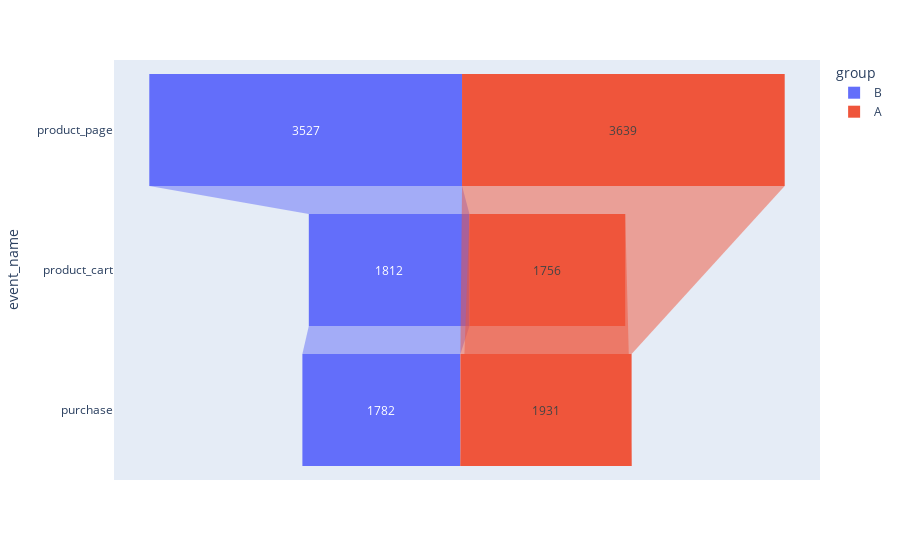

Notebook code cell kept with this figure:
### Markdown cell above
Conclusion: share of users who make the entire journey from their first event to payment is around 9% , but since the sequence is ununified it doesn't say much..
Yet, even users who preformed 2 events are 40%

### Code cell
# Use the event funnel to find the share of users that proceed from each stage to the next. 
funnel_by_groups=[]
for i in df_no_login.group.unique():
    group=df_no_login[df_no_login.group==i].groupby(['event_name','group'])['user_id'].nunique().reset_index().sort_values(by='user_id',ascending=False)
    display(group)
    funnel_by_groups.append(group)



# Adjust data to use plotly funnel split by group
funnel_by_groups=pd.concat(funnel_by_groups)
display(funnel_by_groups)


# Build visulization to see how the funnel and data varies in the 3 groups (the stages varies across 3 groups)
fig=px.funnel(funnel_by_groups,x='user_id',y='event_name',color='group')
fig.show()

### Figure 1 — Plotly figure (JSON) as saved in the notebook; plotly's stock layout.template omitted (floating-point values rounded to 4 significant figures)
{"data": [{"hovertemplate": "group=B<br>user_id=%{x}<br>event_name=%{y}<extra></extra>", "legendgroup": "B", "marker": {"color": "#636efa"}, "name": "B", "orientation": "h", "showlegend": true, "type": "funnel", "x": [3527, 1812, 1782], "xaxis": "x", "y": ["product_page", "product_cart", "purchase"], "yaxis": "y"}, {"hovertemplate": "group=A<br>user_id=%{x}<br>event_name=%{y}<extra></extra>", "legendgroup": "A", "marker": {"color": "#EF553B"}, "name": "A", "orientation": "h", "showlegend": true, "type": "funnel", "x": [3639, 1931, 1756], "xaxis": "x", "y": ["product_page", "purchase", "product_cart"], "yaxis": "y"}], "layout": {"legend": {"title": {"text": "group"}, "tracegroupgap": 0}, "margin": {"t": 60}, "xaxis": {"anchor": "y", "domain": [0, 1], "title": {"text": "user_id"}}, "yaxis": {"anchor": "x", "domain": [0, 1], "title": {"text": "event_name"}}}}
